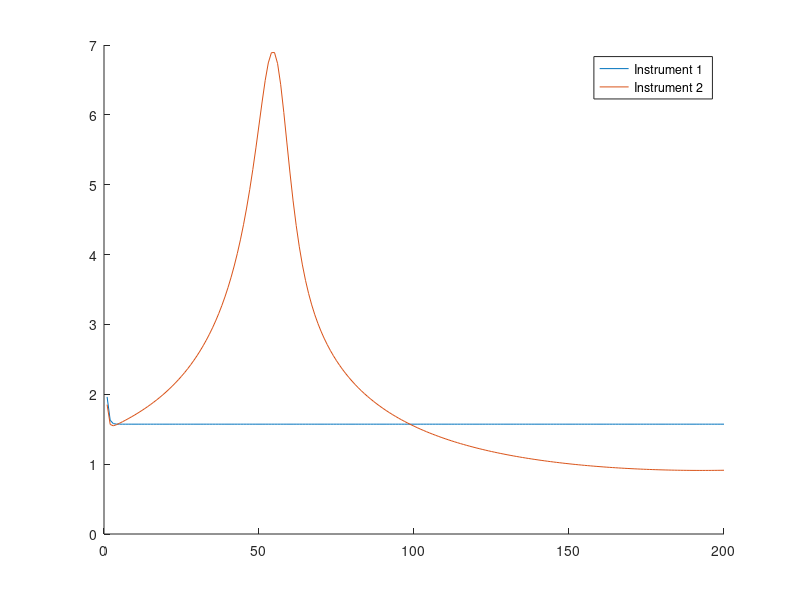
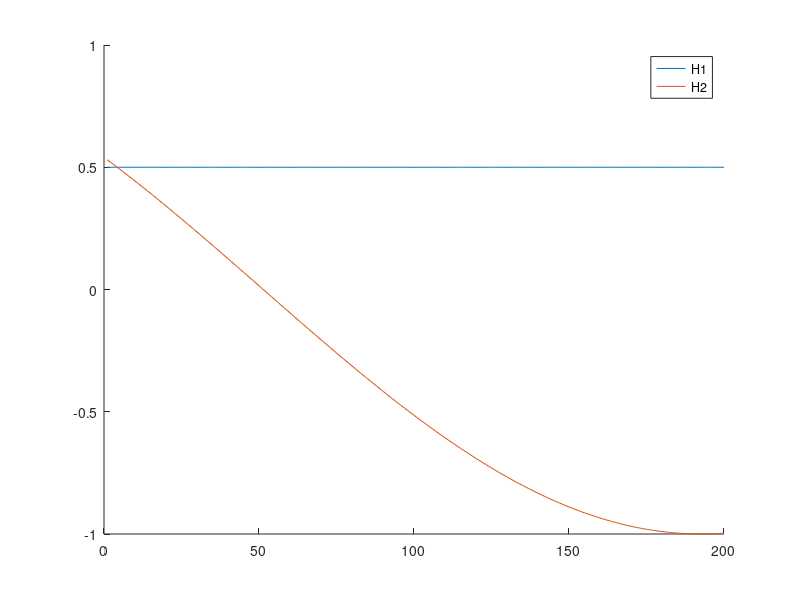
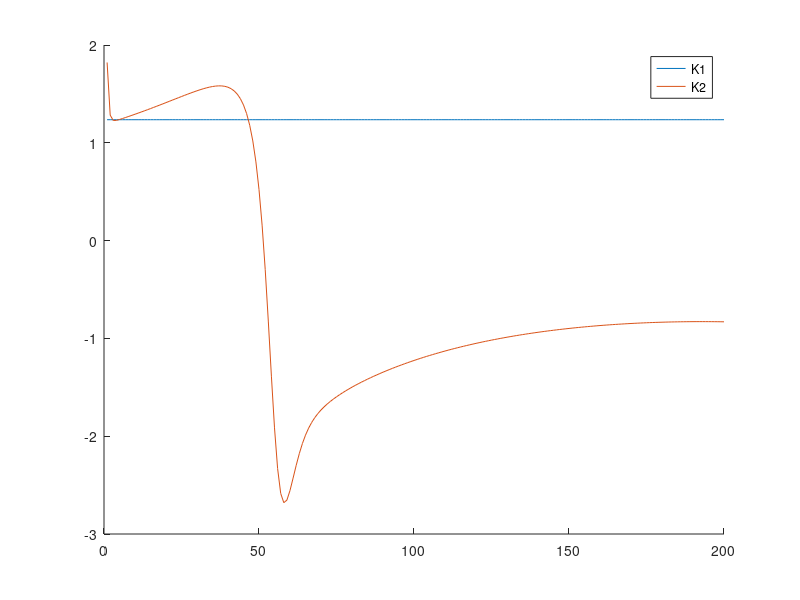

The MATLAB script that drew these images, in order:
clear
close all
% random walk
F=0;
dt=1;
phi=expm(F*dt);
Q=4*dt;
t=1:200;
Sigma0=100;

R=1;
x1=0;
x2=0;
I=1;
P1=Sigma0;
P2=Sigma0;
P1_KF=[];
P2_KF=[];
for n=1:length(t)
 
%     x1_p= phi*x1;
    P1_p= phi*P1*phi'+Q;
    H1 = 0.5;
    K1= P1_p*H1'*(H1*P1_p*H1'+ R)^(-1);
%     x1=x1_p+K1*(z1-H1*x1_p);
    P1=(I-K1*H1)*P1_p;
    P1_KF=[P1_KF P1];
    Sigma_1(n)=sqrt(diag(P1));

    
%     x2_p= phi*x2;
    P2_p= phi*P2*phi'+Q;
    H2 =  cos(1+n/90);
    K2= P2_p*H2'*(H2*P2_p*H2'+ R)^(-1);
%     x2=x2_p+K2*(z2-sqrt(x2_p^2+h^2));
    P2=(I-K2*H2)*P2_p;
    P2_KF=[P2_KF P2];
    Sigma_2(n)=sqrt(diag(P2));
    K_2(n)=K2;
    KH_2(n)=K2*H2;
end
figure
hold on
plot(t,Sigma_1);
plot(t,Sigma_2);
legend('Instrument 1 ','Instrument 2 ')
figure
hold on
plot(t,meshgrid(H1,t)');
plot(t,cos(1+t./90));
legend('H1','H2')
figure
hold on
plot(t,meshgrid(K1,t)');
plot(t,K_2);
legend('K1','K2')